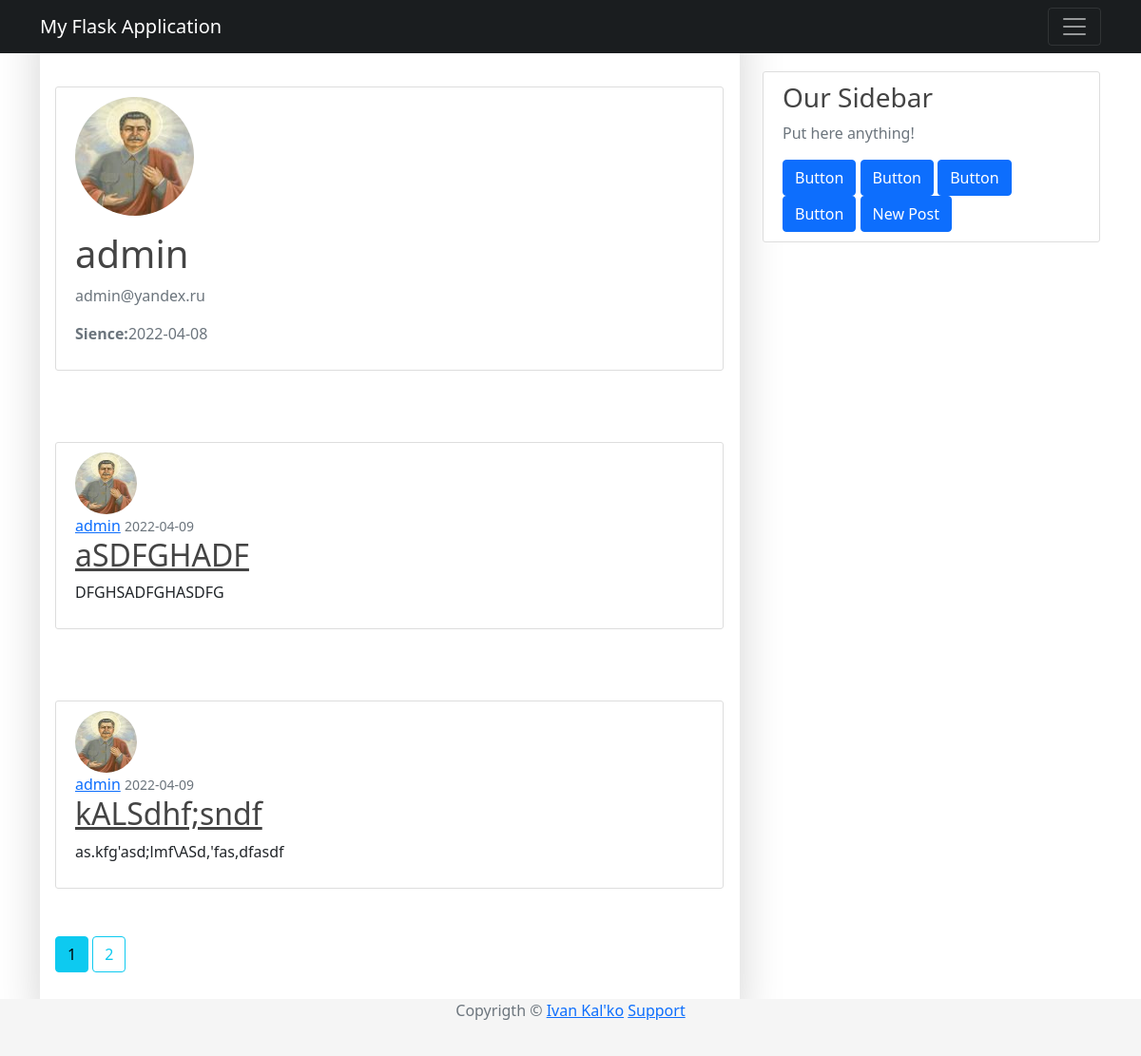
The page /user/admin (signed in) on the database its author committed.
### app/models/user.py (models this page shows, shortened)
class User(UserMixin, db.Model):
    __tablename__ = "users"
    id = db.Column(db.Integer, primary_key=True)
    username = db.Column(db.String(64), unique=True, nullable=False)
    password_hash = db.Column(db.String(128), nullable=False)
    email = db.Column(db.String(120), nullable=False, unique=True)
    image_file = db.Column(db.String(20), nullable=False, default="default.png")
    join_date = db.Column(db.DateTime, nullable=False, default=datetime.utcnow)
    posts = db.relationship('Post', backref='author', lazy=True)

### app/models/post.py (models this page shows, shortened)
class Post(db.Model):
    __tablename__ = "posts"
    id = db.Column(db.Integer, primary_key=True)
    title = db.Column(db.String(100), nullable=False)
    timestamp = db.Column(db.DateTime, nullable=False, default=datetime.utcnow)
    content = db.Column(db.Text, nullable=False)
    user_id = db.Column(db.Integer, db.ForeignKey("users.id"), nullable=False)
    comment = db.relationship('Comment', backref='article', lazy=True)

### app/routes/user.py (the view)
@app.route("/user/<string:username>")
@login_required
def user_public(username:str):
    page = request.args.get("page", 1, type=int)
    user = User.query.filter_by(username=username).first_or_404()
    posts = Post.query.filter_by(author=user).order_by(Post.timestamp.desc()).paginate(page=page, per_page=2)
    return render_template("user_public.html", posts=posts, user=user, title=f"{user.username}'s profile")

### app/models/user.py (called while the page is built)
@login.user_loader
def load_user(id:int) -> User:
    return User.query.get(int(id))

### app/templates/user_public.html
{% extends "base.html" %}
{% block content %}
    <div class="content-section">
        <div class="media">
            <img class="rounded-circle account-img" src="{{ url_for('static' , filename='images/profiles/' + user.image_file) }}">
            <div class="media-body">
                <h2 class="account-heading">{{ user.username }}</h2>
                <p class="text-secondary">{{ user.email }}</p>
                <p class="text-secondary"><b>Sience:</b>{{ user.join_date.strftime('%Y-%m-%d')}}</p>
            </div>
        </div>
    </div>
    {% for post in posts.items %}
    <article class="media content-section">
        <img class="rounded-circle article-img" src = "{{ url_for('static', filename='images/profiles/' + post.author.image_file) }}">
        <div class="media-body">
            <div class="article-metadata">
                <a class="mr-2" href="{{ url_for('user_public', username=post.author.username )}}">{{ post.author.username }}</a>
                <small class="text-muted">{{ post.timestamp.strftime('%Y-%m-%d') }}</small>
            </div>
            <h2><a class="article-title" href="{{ url_for('post', id=post.id )}}">{{ post.title }}</a></h2>
            <p class="article-content">{{ post.content }}</p>
        </div>
    </article>
    {% endfor %}
    {% for page_num in posts.iter_pages() %}
        {% if page_num %}
            {% if posts.page == page_num %}
                <a class="btn btn-info mb-4" href="{{ url_for('user_public', username=user.username,  page=page_num )}}">{{ page_num }}</a>
            {% else %}
                <a class="btn btn-outline-info mb-4" href="{{ url_for('user_public', username=user.username, page=page_num )}}">{{ page_num }}</a>
            {% endif %}
        {% else %}
            ...
        {% endif %}
    {% endfor %}
{% endblock %}

### app/templates/base.html (shortened to what this page needs)
<!DOCTYPE html>
<html>
    <head>
        <link rel="stylesheet" type="text/css" href="{{ url_for('static', filename='css/base.css')}}"/>
        <link href="https://cdn.jsdelivr.net/npm/bootstrap@5.1.3/dist/css/bootstrap.min.css" rel="stylesheet">
    </head>
    <body>
        <header class="site-header">
            <nav class="navbar navbar-expend-md navbar-dark bg-steel fixed-top">
                <div class="container">
                    <a class="navbar-brand mr-4" href="/">My Flask Application</a>
                    <button class="navbar-toggler" type="button" data-toggle="collapse" data-target="#navbarToggle" aria-controls="navbarToggle" aria-expanded="false" aria-label="Toggle navigation">
                        <span class="navbar-toggler-icon"></span>
                    </button>
                </div>
            </nav>
        </header>
        <main role="main" class="container">
            <div class="row">
                <div class="col-md-8">
                    <div class="shadow-lg p-3 mb-5 bg-body rounded">
                        {% block content %}
                        {% endblock %}
                    </div>
                </div>
                <div class="col-md-4">
                    <div class="content-section">
                        <h3>Our Sidebar</h3>
                        <p class="text-muted">Put here anything!</p>
                        <div class="d-grid gap-2 d-md-block">
                            <button class="btn btn-primary" type="button">Button</button>
                            <button class="btn btn-primary" type="button">Button</button>
                            <button class="btn btn-primary" type="button">Button</button>
                            <button class="btn btn-primary" type="button">Button</button>
                            {% if current_user.is_authenticated %}
                            <a href="{{ url_for('post_new') }}"><button class="btn btn-primary" type="button">New Post</button><br></a>
                            {% else %}
                            <a href="{{ url_for('login') }}"><button class="btn btn-primary" type="button">Log In</button></a>
                            {% endif %}
                        </div>
                    </div>
                </div>
            </div>
        </main>
        <footer class="footer">
            <div class="container text-center">
                <span class="text-muted">Copyrigth &copy <a href="https://github.com/vano2149">Ivan Kal'ko</a></span>
                <span><a href="{{url_for('login')}}">Support</a></span>
            </div>
        </footer>
    </body>
</html>

### app/static/css/base.css (style rules this page uses)
body { background: #fafafa; color: #333333; margin-top: 5rem; }
h1, h2, h3, h4, h5, h6 { color : #444444; }
.bg-steel { background-color: #1a1d1f; }
.content-section { background: #ffffff; padding: 10px 20px; border: 1px solid #dddddd; border-radius: 3px; margin-right: 1px; margin-top: 75px; margin-bottom: 50px; }
.article-title { color: #444444; }
.article-content { white-space: pre-line; }
.article-img { height: 65px; width: 65px; margin-right: 16px; }
.account-img { height: 125px; width: 125px; margin-right: 20px; margin-bottom: 16px; }
.account-heading { font-size: 2.5rem; }
.footer { position: absolute; bottom: 0; width: 100%; height: 60px; background-color: #f5f5f5; }
html * { -webkit-font-smoothing: antialiased; -moz-osx-font-smoothing: grayscale; }
button, input, optgroup, select, textarea { margin: 0; font-family: inherit; font-size: inherit; line-height: inherit; }
.row { --bs-gutter-x: 1.5rem; --bs-gutter-y: 0; display: flex; flex-wrap: wrap; margin-top: calc(var(--bs-gutter-y) * -1); margin-right: calc(var(--bs-gutter-x) / -2); margin-left: calc(var(--bs-gutter-x) / -2); }
body { color: #67748e; font-weight: 400; line-height: 1.6; background-color: #fff; }
body { margin: 0; font-family: var(--bs-font-sans-serif); font-size: 1rem; line-height: 1.5; -webkit-text-size-adjust: 100%; -webkit-tap-highlight-color: rgba(0,0,0,0); }
:root { --bs-blue: #63b3ed; --bs-indigo: #596cff; --bs-purple: #6f42c1; --bs-pink: #d63384; --bs-red: #f56565; --bs-orange: #fd7e14; --bs-yellow: #fbd38d; --bs-green: #81e6d9; --bs-teal: #20c997; --bs-cyan: #0dcaf0; --bs-gray: #6c757d; --bs-gray-dark: #343a40; --bs-primary: #cb0c9f; --bs-secondary: #8392ab; --bs-success: #82d616; --bs-info: #17c1e8; --bs-warning: #f53939; --bs-danger: #ea0606; --bs-light: #e9ecef; --bs-dark: #252f40; --bs-white: #fff; --bs-font-sans-serif: Open Sans; --bs-font-monospace: SFMono-Regular,Menlo,Monaco,Consolas,"Liberation Mono","Courier New",monospace; --bs-gradient: linear-gradient(180deg,hsla(0,0%,100%,.15),hsla(0,0%,100%,0)); }

### rows shown on the page
User: image_file (picture), username "admin", email "admin@yandex.ru", join_date "2022-04-08"
Post: image_file (picture), author.username "admin", timestamp "2022-04-09", title "aSDFGHADF", content "DFGHSADFGHASDFG"
Post: image_file (picture), author.username "admin", timestamp "2022-04-09", title "kALSdhf;sndf", content "as.kfg'asd;lmf\\ASd,'fas,dfasdf"

### other values the page prints
{{ page_num }} "1"
{{ page_num }} "2"
